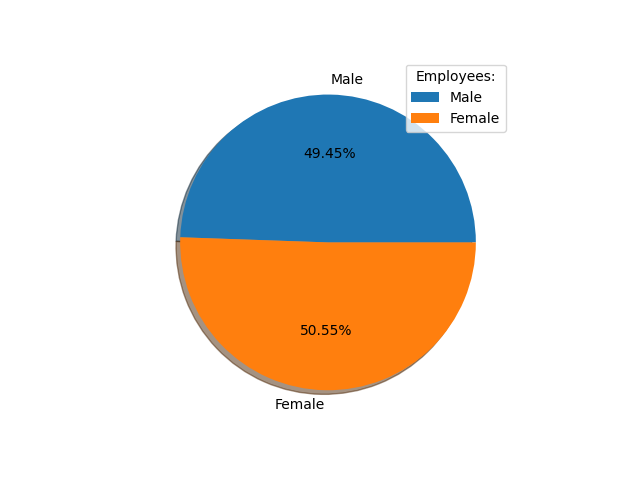

Generate this figure with Python:
##########################
# Module 4A - Matplotlib #
##########################

# slide 24
import matplotlib.pyplot as plt
import numpy as np

male = np.array([235, 621, 823, 421, 120, 13])
female = np.array([435, 924, 532, 264, 125, 3])

tot_male = np.sum(male)
tot_female = np.sum(female)
tot_employees = np.array([tot_male, tot_female])
pie_labels = ["Male", "Female"]
plt.pie(tot_employees, labels=pie_labels, autopct='%.2f%%', shadow=True)
plt.legend(title="Employees:")
plt.savefig('pie_plot.png')
